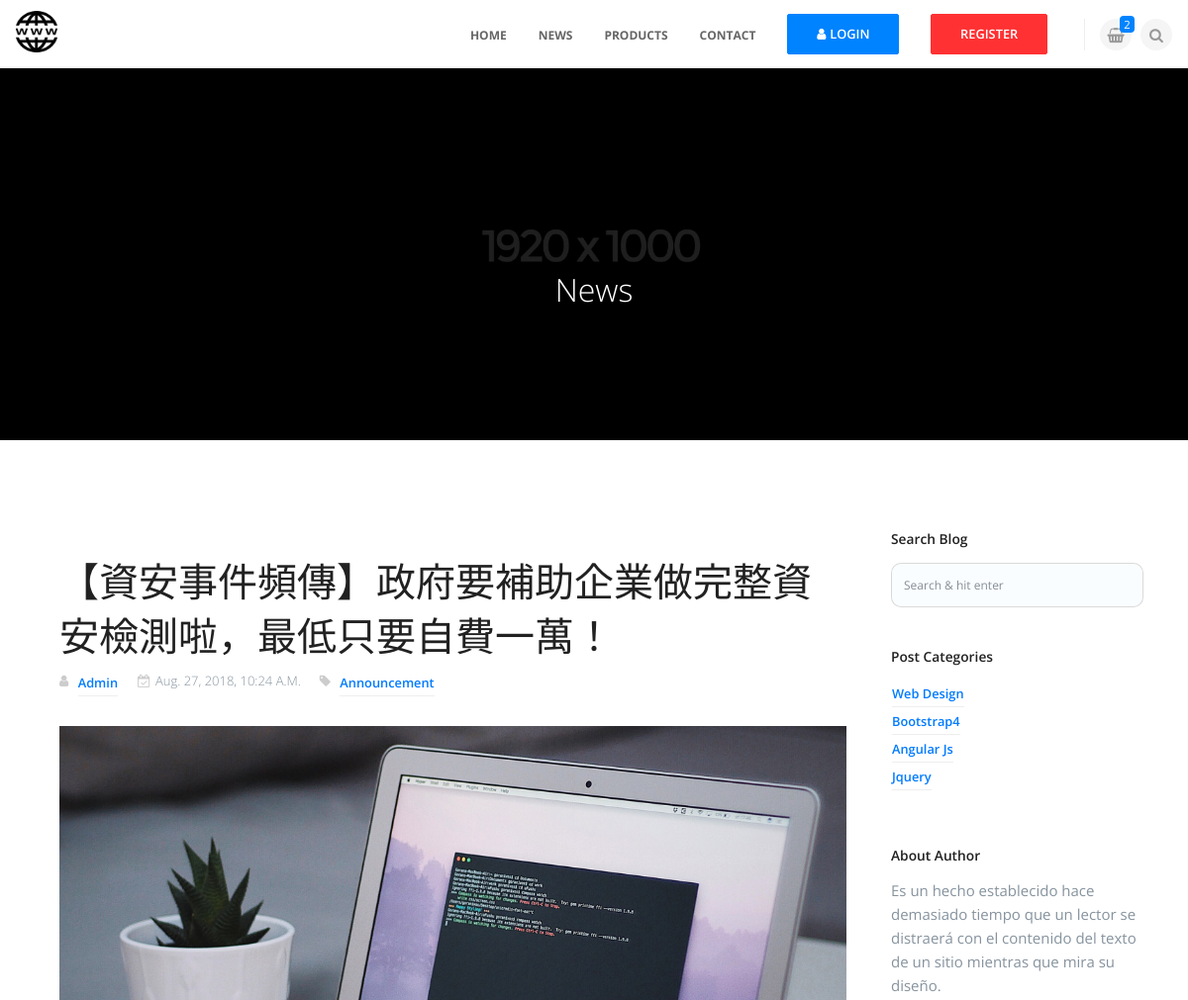
The page /detail/4/ (upper part) on the database as committed earlier.
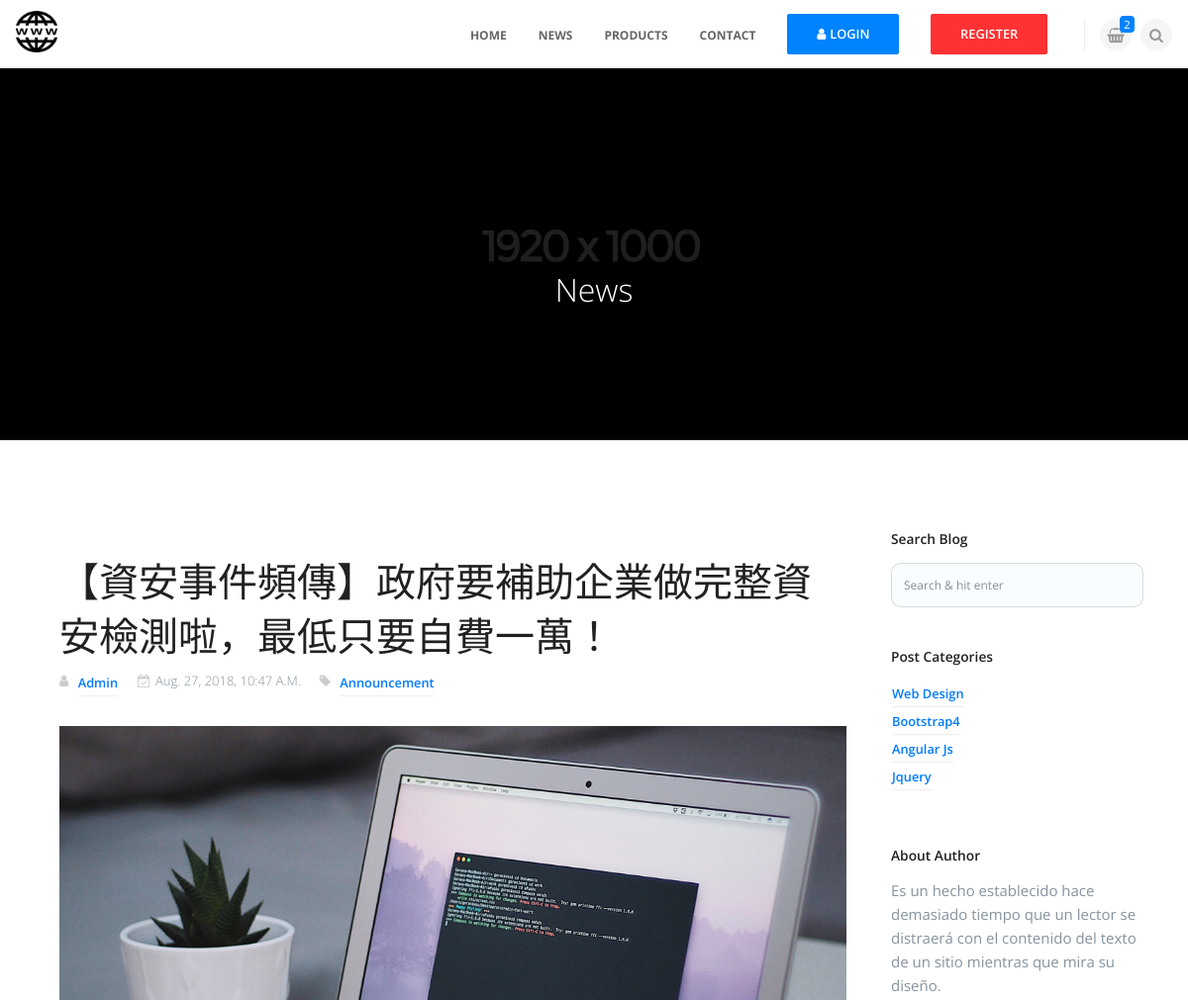
The same page on the database as committed later.
### news/models.py (models this page shows, shortened)
class NewsUnit(models.Model):
    catego = models.CharField(max_length=10, null=False)
    nickname = models.CharField(max_length=20, null=False)
    title = models.CharField(max_length=50, null=False)
    message = models.TextField(null=False)
    pubtime = models.DateTimeField(auto_now=True)
    enabled = models.BooleanField(default=False)
    press = models.IntegerField(default=0)

### news/views.py (the view)
# urls.py: url(r'^detail/(\d+)/$',news_view.detail),
def detail(request, detailid=None):  #詳細頁面
	unit = news_model.NewsUnit.objects.get(id=detailid)
	category = unit.catego
	title = unit.title
	pubtime = unit.pubtime
	nickname = unit.nickname
	message = unit.message
	unit.press += 1
	unit.save()
	return render(request, "news/detail.html", locals())

### templates/news/detail.html (shortened to what this page needs)
{% extends 'app.html' %}
{% load staticfiles %}
{% block content %}
    <div class="dzsparallaxer auto-init height-is-based-on-content "  data-options='{   direction: "reverse"}'>
            <div class="divimage dzsparallaxer--target " style="width: 101%; height: 130%; background-image: url(images/bg-4.jpg)">
            </div>
            <div class="container pt100 pb70">
                <div class="row pb50">
                    <div class="col-md-8 ml-auto mr-auto wow bounceIn" data-wow-delay=".2s">
                        <h3 class="h1 text-center font300  pt100 text-white">News</h3>
                    </div>
                </div>
            </div>
        </div>
        <div class="container pt90 pb60">
            <div class="row">
                <div class="col-md-9 mb30">
                    <div class="post-full">
                        <div class="blog-meta">
                            <h2>{{title}}</h2>
                            <ul class="list-inline">
                                <li class="list-inline-item"><i class="fa fa-user"></i> <a href="#" class="btn btn-underline">Admin</a></li>
                                <li class="list-inline-item"><i class="fa fa-calendar-check-o"></i>{{pubtime}}</li>
                                <li class="list-inline-item"><i class="fa fa-tag"></i> <a href="#" class="btn btn-underline">{{category}}</a></li>
                            </ul>
                        </div>
                        <div class="post-thumbnail">
                            <img src="{% static "images/blog1.jpg" %}" alt="" class="img-fluid">
                        </div>
                    </div>
                </div>
                <div class="col-md-3">
                    <div class="widget">
                        <h3>Search blog</h3>
                        <form>
                            <input type="text" class="form-control" placeholder="Search &amp; hit enter">
                        </form>
                    </div>
                    <div class="widget">
                        <h3>Post categories</h3>
                        <ul class="list-unstyled">
                            <li><a href="#" class="btn btn-underline">Web design</a></li>
                            <li><a href="#" class="btn btn-underline">Bootstrap4</a></li>
                            <li><a href="#" class="btn btn-underline">Angular js</a></li>
                            <li><a href="#" class="btn btn-underline">Jquery</a></li>
                        </ul>
                    </div>
                    <div class="widget">
                        <h3>About Author</h3>
                        <p>
                            Es un hecho establecido hace demasiado tiempo que un lector se distraerá con el contenido del texto de un sitio mientras que mira su diseño.
                        </p>
                    </div>
                </div>
            </div>
        </div>
{% endblock %}

Rows that differ between the two databases and show on the page:
changed NewsUnit "【資安事件頻傳】政府要補助企業做完整資安檢測啦，最低只要自費一萬！": pubtime "Aug. 27, 2018, 10:24 A.m." → "Aug. 27, 2018, 10:47 A.m."
